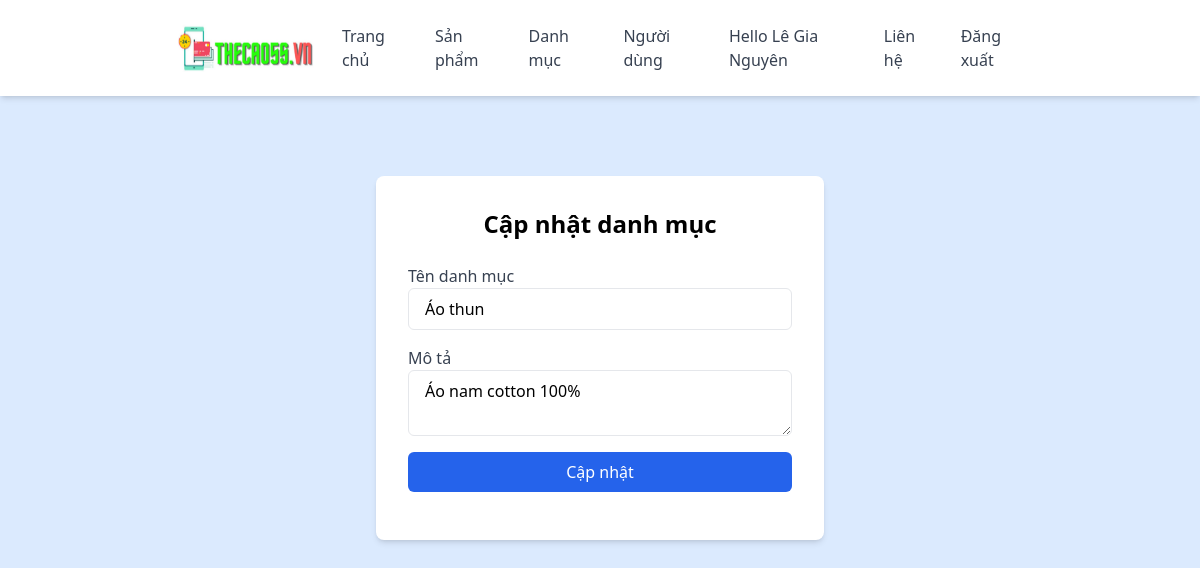
The app's page /categories/update.php?categories_code=aothunnam (signed in) with its own data.
### tables this page shows
CREATE TABLE `categories` (
  `id` int NOT NULL,
  `categories_code` varchar(50) NOT NULL,
  `categories_name` varchar(100) NOT NULL,
  `categories_description` text,
  `created_at` datetime DEFAULT CURRENT_TIMESTAMP,
  `updated_at` datetime DEFAULT NULL ON UPDATE CURRENT_TIMESTAMP
);

### categories/update.php (the view, shortened to what this page needs)
<?php
    include '../config/database.php';
?>
<?php
    $categories_code = $_GET['categories_code'];
    $sql = "SELECT * FROM categories WHERE categories_code = '$categories_code'";
    $result = mysqli_query($conn, $sql);
    $category_data = $result->fetch_assoc();
?>
<?php
    include '../includes/header.php';
?>
<!DOCTYPE html>
<html lang="vi">
<head>
    <script src="https://cdn.tailwindcss.com"></script>
</head>
<body class="bg-blue-100">
    <main class="flex flex-col items-center justify-start min-h-screen text-center px-6 mt-20">
    <div class="bg-white p-8 rounded-lg shadow-md w-full max-w-md">
            <h2 class="text-2xl font-bold mb-6">Cập nhật danh mục</h2>
            <form action="" method="POST">
                <div class="mb-4 text-left">
                    <label class="block text-gray-700">Tên danh mục</label>
                    <input type="text" placeholder="Nhập tên danh mục" name="categories_name" value="<?php echo htmlspecialchars($category_data["categories_name"]); ?>" class="w-full px-4 py-2 border rounded-md focus:outline-none focus:ring-2 focus:ring-blue-500">
                </div>
                <div class="mb-4 text-left">
                    <label class="block text-gray-700">Mô tả</label>
                    <textarea placeholder="Nhập mô tả" name="categories_description" class="w-full px-4 py-2 border rounded-md focus:outline-none focus:ring-2 focus:ring-blue-500"><?php echo htmlspecialchars($category_data["categories_description"]); ?></textarea>
                </div>
                <button class="w-full bg-blue-600 text-white py-2 rounded-md hover:bg-blue-700">Cập nhật</button>
            </form>
        </div>
    </main>
</body>
</html>

### records on screen
categories: categories_name "Áo thun", categories_description "Áo nam cotton 100%"

### other values on screen
$_COOKIE['fullname'] "Lê Gia Nguyên"
